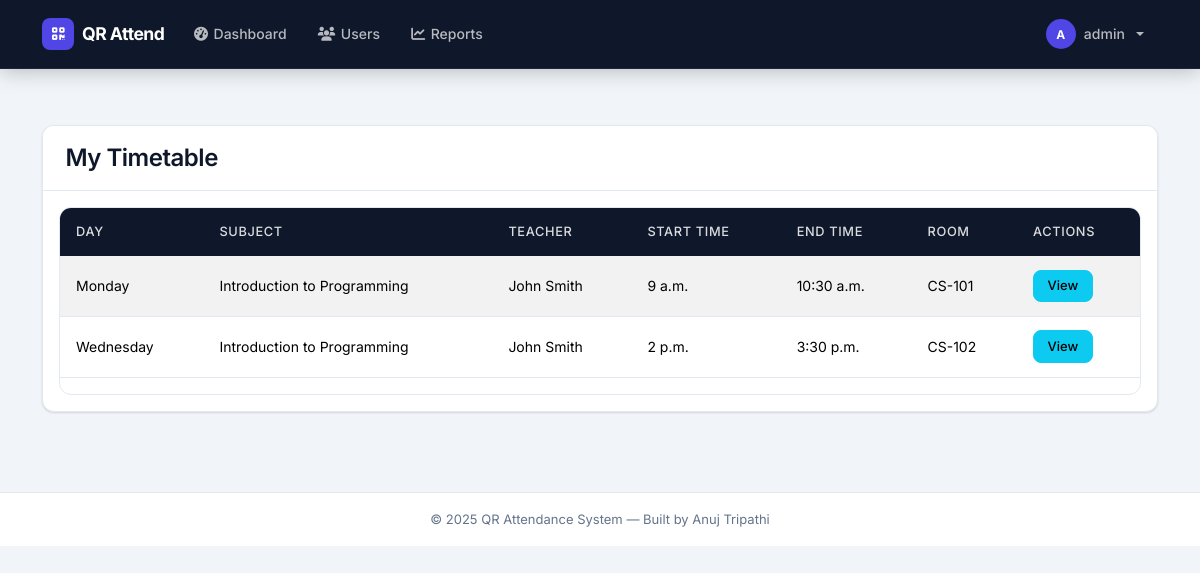
Page /timetable/list/ (signed in) on the committed database.
### accounts/models.py (models this page shows, shortened)
class CustomUser(AbstractUser):
    USER_TYPE_CHOICES = (
        ('ADMIN', 'Admin'),
        ('TEACHER', 'Teacher'),
        ('STUDENT', 'Student'),
    )
    user_type = models.CharField(max_length=10, choices=USER_TYPE_CHOICES, default='STUDENT')
    class Meta:
        permissions = [
            ("can_manage_users", "Can manage all users"),
            ("can_manage_attendance", "Can manage attendance"),
            ("can_view_reports", "Can view attendance reports"),
        ]
    @property
    def is_admin(self):
        return self.user_type == 'ADMIN'

### timetable/models.py (models this page shows, shortened)
class Timetable(models.Model):
    DAY_CHOICES = (
        ('Monday', 'Monday'),
        ('Tuesday', 'Tuesday'),
        ('Wednesday', 'Wednesday'),
        ('Thursday', 'Thursday'),
        ('Friday', 'Friday'),
        ('Saturday', 'Saturday'),
        ('Sunday', 'Sunday'),
    )
    subject = models.ForeignKey(Subject, on_delete=models.CASCADE, related_name='timetable_entries')
    teacher = models.ForeignKey(Teacher, on_delete=models.CASCADE, related_name='timetable_entries')
    day = models.CharField(max_length=10, choices=DAY_CHOICES)
    slot = models.CharField(max_length=10)
    start_time = models.TimeField()
    end_time = models.TimeField()
    room = models.CharField(max_length=20)
    batch = models.CharField(max_length=10)
    class Meta:
        ordering = ['day', 'start_time']
        unique_together = ['day', 'slot', 'batch']

### academics/models.py (models this page shows, shortened)
class Subject(models.Model):
    name = models.CharField(max_length=100)
    code = models.CharField(max_length=10, unique=True)
    department = models.ForeignKey(Department, on_delete=models.CASCADE, related_name='subjects')
    credits = models.IntegerField(default=3)
    description = models.TextField(blank=True, null=True)

### teachers/models.py (models this page shows, shortened)
class Teacher(models.Model):
    user = models.OneToOneField(CustomUser, on_delete=models.CASCADE, related_name='teacher_profile')
    teacher_id = models.CharField(max_length=20, unique=True)
    department = models.CharField(max_length=100)
    designation = models.CharField(max_length=100)
    phone = models.CharField(max_length=15, blank=True, null=True)
    address = models.TextField(blank=True, null=True)
    date_of_joining = models.DateField(blank=True, null=True)
    class Meta:
        ordering = ['teacher_id']

### timetable/views.py (the view, shortened to what this page needs)
# urls.py: path('list/', views.timetable_list, name='timetable_list'),
@login_required
def timetable_list(request):
    if request.user.is_admin:
        timetables = Timetable.objects.all()
    else:
        messages.error(request, "You don't have permission to view this page.")
        return redirect('core:home')
    return render(request, 'timetable/timetable_list.html', {'timetables': timetables})

### templates/timetable/timetable_list.html (shortened to what this page needs)
{% extends 'base/base.html' %}
{% block content %}
<div class="container mt-4">
    <div class="row">
        <div class="col-md-12">
            <div class="card">
                <div class="card-header bg-primary text-white">
                    <h4 class="mb-0">My Timetable</h4>
                </div>
                <div class="card-body">
                    {% if timetables %}
                        <div class="table-responsive">
                            <table class="table table-striped table-hover">
                                <thead>
                                    <tr>
                                        <th>Day</th>
                                        <th>Subject</th>
                                        <th>Teacher</th>
                                        <th>Start Time</th>
                                        <th>End Time</th>
                                        <th>Room</th>
                                        <th>Actions</th>
                                    </tr>
                                </thead>
                                <tbody>
                                    {% for timetable in timetables %}
                                    <tr>
                                        <td>{{ timetable.get_day_display }}</td>
                                        <td>{{ timetable.subject.name }}</td>
                                        <td>{{ timetable.teacher.user.get_full_name }}</td>
                                        <td>{{ timetable.start_time }}</td>
                                        <td>{{ timetable.end_time }}</td>
                                        <td>{{ timetable.room }}</td>
                                        <td>
                                            <a href="{% url 'timetable:timetable_detail' timetable.id %}" class="btn btn-sm btn-info">View</a>
                                        </td>
                                    </tr>
                                    {% endfor %}
                                </tbody>
                            </table>
                        </div>
                    {% else %}
                        <div class="alert alert-info">
                            No timetable entries found.
                        </div>
                    {% endif %}
                </div>
            </div>
        </div>
    </div>
</div>
{% endblock %}

### templates/base/base.html (shortened to what this page needs)
{% load static %}
<!doctype html>
<html lang="en">
  <head>
    <link
      href="https://cdn.jsdelivr.net/npm/bootstrap@5.3.2/dist/css/bootstrap.min.css"
      rel="stylesheet"
    />
    <link
      rel="stylesheet"
      href="https://cdnjs.cloudflare.com/ajax/libs/font-awesome/6.5.0/css/all.min.css"
    />
    <link rel="stylesheet" href="{% static 'css/style.css' %}" />
  </head>
  <body>
    <nav class="navbar navbar-expand-lg">
      <div class="container">
        <a class="navbar-brand" href="{% url 'core:home' %}">
          <span class="brand-icon"><i class="fas fa-qrcode"></i></span>
          QR Attend
        </a>
        <div class="collapse navbar-collapse" id="navbarNav">
          <ul class="navbar-nav me-auto gap-1">
            {% if user.is_authenticated %}
            <li class="nav-item">
              <a class="nav-link" href="{% url 'core:home' %}">
                <i class="fas fa-gauge-high"></i> Dashboard
              </a>
            </li>
            {% if user.is_admin %}
            <li class="nav-item">
              <a class="nav-link" href="/admin/accounts/customuser/">
                <i class="fas fa-users"></i> Users
              </a>
            </li>
            <li class="nav-item">
              <a class="nav-link" href="{% url 'attendance:attendance_list' %}">
                <i class="fas fa-chart-line"></i> Reports
              </a>
            </li>
            {% endif %} {% endif %}
          </ul>
          <ul class="navbar-nav">
            {% if user.is_authenticated %}
            <li class="nav-item dropdown">
              <a
                class="nav-link dropdown-toggle"
                href="#"
                id="navbarDropdown"
                role="button"
                data-bs-toggle="dropdown"
                aria-expanded="false"
              >
                <span class="user-avatar">{{ user.username|first }}</span>
                {{ user.username }}
              </a>
            </li>
            {% else %}
            <li class="nav-item">
              <a class="nav-link" href="{% url 'accounts:login' %}">
                <i class="fas fa-right-to-bracket me-1"></i>Login
              </a>
            </li>
            {% endif %}
          </ul>
        </div>
      </div>
    </nav>
    <div class="main-content">{% block content %}{% endblock %}</div>
    <footer class="site-footer">
      &copy; 2025 QR Attendance System &mdash; Built by Anuj Tripathi
    </footer>
  </body>
</html>

### static/css/style.css (style rules this page uses)
:root { --primary: #4f46e5; --primary-dark: #3730a3; --primary-light: #ede9fe; --accent: #06b6d4; --success: #10b981; --warning: #f59e0b; --danger: #ef4444; --surface: #ffffff; --surface-alt: #f8fafc; --border: #e2e8f0; --text: #0f172a; --text-muted: #64748b; --nav-bg: #0f172a; --shadow-sm: 0 1px 3px rgba(0, 0, 0, 0.08), 0 1px 2px rgba(0, 0, 0, 0.06); --shadow: 0 4px 16px rgba(15, 23, 42, 0.1); --shadow-lg: 0 10px 40px rgba(15, 23, 42, 0.14); --radius: 12px; --radius-sm: 8px; --transition: 0.2s ease; }
*, *::before, *::after { box-sizing: border-box; }
body { font-family: "Inter", -apple-system, BlinkMacSystemFont, sans-serif; background-color: #f1f5f9; color: var(--text); font-size: 0.9375rem; line-height: 1.6; min-height: 100vh; }
h1, h2, h3, h4, h5, h6 { font-weight: 600; letter-spacing: -0.02em; color: var(--text); }
a { color: var(--primary); transition: color var(--transition); }
.navbar { background: var(--nav-bg) !important; border-bottom: 1px solid rgba(255, 255, 255, 0.06); padding: 0.75rem 0; box-shadow: 0 2px 20px rgba(0, 0, 0, 0.25); position: sticky; top: 0; z-index: 1030; }
.navbar-brand { font-weight: 700; font-size: 1.1rem; letter-spacing: -0.03em; color: #ffffff !important; display: flex; align-items: center; gap: 0.5rem; }
.navbar-brand .brand-icon { width: 32px; height: 32px; border-radius: 8px; background: var(--primary); display: inline-flex; align-items: center; justify-content: center; font-size: 0.9rem; color: #fff; }
.navbar-nav .nav-link { color: rgba(255, 255, 255, 0.7) !important; font-weight: 500; font-size: 0.875rem; padding: 0.45rem 0.85rem !important; border-radius: 6px; transition: background var(--transition), color var(--transition); display: flex; align-items: center; gap: 0.35rem; }
.navbar .dropdown-toggle { display: flex; align-items: center; gap: 0.5rem; }
.user-avatar { width: 30px; height: 30px; background: var(--primary); border-radius: 50%; display: inline-flex; align-items: center; justify-content: center; font-size: 0.75rem; font-weight: 700; color: #fff; text-transform: uppercase; }
.main-content { max-width: 1200px; margin: 0 auto; padding: 2rem 1.25rem; }
.card { border: 1px solid var(--border); border-radius: var(--radius); box-shadow: var(--shadow-sm); background: var(--surface); transition: box-shadow var(--transition), transform var(--transition); overflow: hidden; }
.card-header { background: var(--surface) !important; border-bottom: 1px solid var(--border) !important; padding: 1.1rem 1.4rem; font-weight: 600; }
.btn { font-weight: 500; font-size: 0.875rem; border-radius: var(--radius-sm); padding: 0.5rem 1.1rem; transition: all var(--transition); display: inline-flex; align-items: center; gap: 0.4rem; }
.btn-sm { font-size: 0.8125rem; padding: 0.35rem 0.85rem; }
.table { border-collapse: separate; border-spacing: 0; font-size: 0.875rem; }
.table thead th { background: var(--nav-bg); color: rgba(255, 255, 255, 0.85); font-weight: 500; font-size: 0.8rem; text-transform: uppercase; letter-spacing: 0.05em; padding: 0.85rem 1rem; border: none; }
.table thead th:first-child { border-radius: var(--radius-sm) 0 0 0; }
.table thead th:last-child { border-radius: 0 var(--radius-sm) 0 0; }
.table tbody tr { transition: background var(--transition), transform var(--transition); border-bottom: 1px solid var(--border); }
.table tbody td { padding: 0.85rem 1rem; vertical-align: middle; border: none; border-bottom: 1px solid var(--border); }
.table-responsive { border-radius: var(--radius); overflow: hidden; border: 1px solid var(--border); }
.site-footer { background: var(--surface); border-top: 1px solid var(--border); padding: 1rem 0; margin-top: 3rem; text-align: center; font-size: 0.8125rem; color: var(--text-muted); }

### rows in the picture
CustomUser: username|first "A", username "admin"
Timetable: day "Monday", subject.name "Introduction to Programming", teacher.user.get_full_name "John Smith", start_time "9 a.m.", end_time "10:30 a.m.", room "CS-101"
Timetable: day "Wednesday", subject.name "Introduction to Programming", teacher.user.get_full_name "John Smith", start_time "2 p.m.", end_time "3:30 p.m.", room "CS-102"
